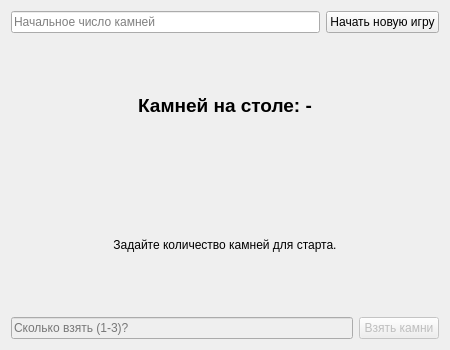
<?xml version="1.0" encoding="UTF-8"?>
<ui version="4.0">
 <class>PseudonymGame</class>
 <widget class="QWidget" name="PseudonymGame">
  <property name="geometry">
   <rect>
    <x>0</x>
    <y>0</y>
    <width>450</width>
    <height>350</height>
   </rect>
  </property>
  <property name="windowTitle">
   <string>Игра «Псевдоним»</string>
  </property>
  <layout class="QVBoxLayout" name="main_layout">
   <item>
    <layout class="QHBoxLayout" name="setup_layout">
     <item>
      <widget class="QLineEdit" name="start_input">
       <property name="placeholderText">
        <string>Начальное число камней</string>
       </property>
      </widget>
     </item>
     <item>
      <widget class="QPushButton" name="btn_start">
       <property name="text">
        <string>Начать новую игру</string>
       </property>
      </widget>
     </item>
    </layout>
   </item>
   <item>
    <widget class="QLabel" name="lbl_stones">
     <property name="font">
      <font>
       <pointsize>14</pointsize>
       <bold>true</bold>
      </font>
     </property>
     <property name="text">
      <string>Камней на столе: -</string>
     </property>
     <property name="alignment">
      <set>Qt::AlignCenter</set>
     </property>
    </widget>
   </item>
   <item>
    <widget class="QLabel" name="lbl_status">
     <property name="text">
      <string>Задайте количество камней для старта.</string>
     </property>
     <property name="alignment">
      <set>Qt::AlignCenter</set>
     </property>
    </widget>
   </item>
   <item>
    <layout class="QHBoxLayout" name="game_layout">
     <item>
      <widget class="QLineEdit" name="take_input">
       <property name="enabled">
        <bool>false</bool>
       </property>
       <property name="placeholderText">
        <string>Сколько взять (1-3)?</string>
       </property>
      </widget>
     </item>
     <item>
      <widget class="QPushButton" name="btn_take">
       <property name="enabled">
        <bool>false</bool>
       </property>
       <property name="text">
        <string>Взять камни</string>
       </property>
      </widget>
     </item>
    </layout>
   </item>
  </layout>
 </widget>
 <resources/>
 <connections/>
</ui>
